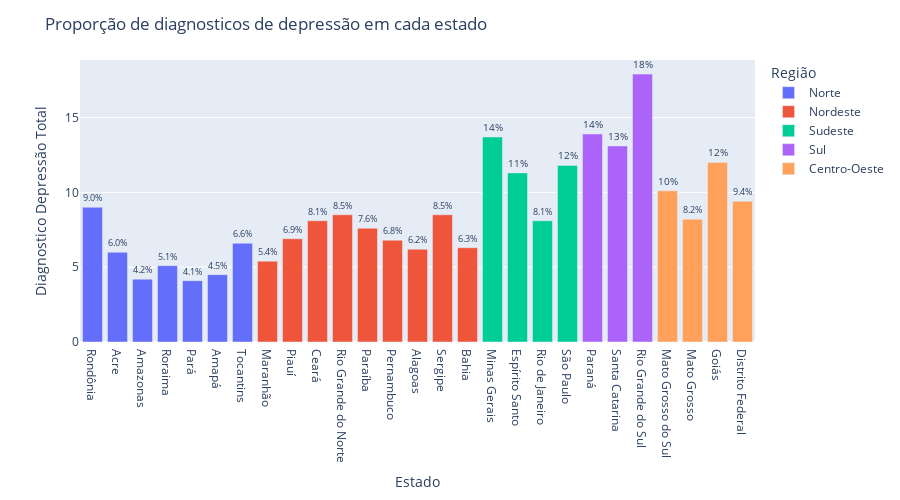

Here is the notebook cell this chart was saved with:
### Code cell
fig = px.bar(tab_sexo, x='Estado',y='Diagnostico Depressão Total',color='Região',text="Diagnostico Depressão Total")
fig.update_layout(height=500,title='Proporção de diagnosticos de depressão em cada estado')
fig.update_traces(texttemplate='%{text:.2s}%', textposition='outside')
fig.show()

### Figure 1 — Plotly figure (JSON) as saved in the notebook; plotly's stock layout.template omitted (floating-point values rounded to 4 significant figures)
{"data": [{"alignmentgroup": "True", "hovertemplate": "Região=Norte<br>Estado=%{x}<br>Diagnostico Depressão Total=%{text}<extra></extra>", "legendgroup": "Norte", "marker": {"color": "#636efa", "pattern": {"shape": ""}}, "name": "Norte", "offsetgroup": "Norte", "orientation": "v", "showlegend": true, "text": [9, 6, 4.2, 5.1, 4.1, 4.5, 6.6], "textposition": "outside", "texttemplate": "%{text:.2s}%", "type": "bar", "x": ["Rondônia", "Acre", "Amazonas", "Roraima", "Pará", "Amapá", "Tocantins"], "xaxis": "x", "y": [9, 6, 4.2, 5.1, 4.1, 4.5, 6.6], "yaxis": "y"}, {"alignmentgroup": "True", "hovertemplate": "Região=Nordeste<br>Estado=%{x}<br>Diagnostico Depressão Total=%{text}<extra></extra>", "legendgroup": "Nordeste", "marker": {"color": "#EF553B", "pattern": {"shape": ""}}, "name": "Nordeste", "offsetgroup": "Nordeste", "orientation": "v", "showlegend": true, "text": [5.4, 6.9, 8.1, 8.5, 7.6, 6.8, 6.2, 8.5, 6.3], "textposition": "outside", "texttemplate": "%{text:.2s}%", "type": "bar", "x": ["Maranhão", "Piauí", "Ceará", "Rio Grande do Norte", "Paraíba", "Pernambuco", "Alagoas", "Sergipe", "Bahia"], "xaxis": "x", "y": [5.4, 6.9, 8.1, 8.5, 7.6, 6.8, 6.2, 8.5, 6.3], "yaxis": "y"}, {"alignmentgroup": "True", "hovertemplate": "Região=Sudeste<br>Estado=%{x}<br>Diagnostico Depressão Total=%{text}<extra></extra>", "legendgroup": "Sudeste", "marker": {"color": "#00cc96", "pattern": {"shape": ""}}, "name": "Sudeste", "offsetgroup": "Sudeste", "orientation": "v", "showlegend": true, "text": [13.7, 11.3, 8.1, 11.8], "textposition": "outside", "texttemplate": "%{text:.2s}%", "type": "bar", "x": ["Minas Gerais", "Espírito Santo", "Rio de Janeiro", "São Paulo"], "xaxis": "x", "y": [13.7, 11.3, 8.1, 11.8], "yaxis": "y"}, {"alignmentgroup": "True", "hovertemplate": "Região=Sul<br>Estado=%{x}<br>Diagnostico Depressão Total=%{text}<extra></extra>", "legendgroup": "Sul", "marker": {"color": "#ab63fa", "pattern": {"shape": ""}}, "name": "Sul", "offsetgroup": "Sul", "orientation": "v", "showlegend": true, "text": [13.9, 13.1, 17.9], "textposition": "outside", "texttemplate": "%{text:.2s}%", "type": "bar", "x": ["Paraná", "Santa Catarina", "Rio Grande do Sul"], "xaxis": "x", "y": [13.9, 13.1, 17.9], "yaxis": "y"}, {"alignmentgroup": "True", "hovertemplate": "Região=Centro-Oeste<br>Estado=%{x}<br>Diagnostico Depressão Total=%{text}<extra></extra>", "legendgroup": "Centro-Oeste", "marker": {"color": "#FFA15A", "pattern": {"shape": ""}}, "name": "Centro-Oeste", "offsetgroup": "Centro-Oeste", "orientation": "v", "showlegend": true, "text": [10.1, 8.2, 12, 9.4], "textposition": "outside", "texttemplate": "%{text:.2s}%", "type": "bar", "x": ["Mato Grosso do Sul", "Mato Grosso", "Goiás", "Distrito Federal"], "xaxis": "x", "y": [10.1, 8.2, 12, 9.4], "yaxis": "y"}], "layout": {"barmode": "relative", "height": 500, "legend": {"title": {"text": "Região"}, "tracegroupgap": 0}, "margin": {"t": 60}, "title": {"text": "Proporção de diagnosticos de depressão em cada estado"}, "xaxis": {"anchor": "y", "domain": [0, 1], "title": {"text": "Estado"}}, "yaxis": {"anchor": "x", "domain": [0, 1], "title": {"text": "Diagnostico Depressão Total"}}}}
